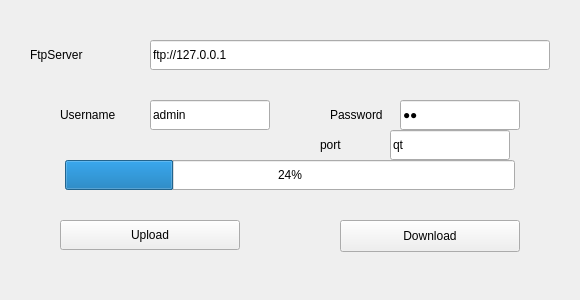
<?xml version="1.0" encoding="UTF-8"?>
<ui version="4.0">
 <class>MainWindow</class>
 <widget class="QMainWindow" name="MainWindow">
  <property name="geometry">
   <rect>
    <x>0</x>
    <y>0</y>
    <width>580</width>
    <height>300</height>
   </rect>
  </property>
  <property name="windowTitle">
   <string>FTP客户端</string>
  </property>
  <property name="windowIcon">
   <iconset>
    <normaloff>../../heart.ico</normaloff>../../heart.ico</iconset>
  </property>
  <property name="toolTipDuration">
   <number>-1</number>
  </property>
  <widget class="QWidget" name="centralWidget">
   <widget class="QLabel" name="label_ftp">
    <property name="geometry">
     <rect>
      <x>30</x>
      <y>40</y>
      <width>110</width>
      <height>30</height>
     </rect>
    </property>
    <property name="styleSheet">
     <string notr="true">font: 9pt &quot;Arial&quot;;</string>
    </property>
    <property name="text">
     <string>FtpServer</string>
    </property>
   </widget>
   <widget class="QLineEdit" name="lineEdit_ftp">
    <property name="geometry">
     <rect>
      <x>150</x>
      <y>40</y>
      <width>400</width>
      <height>30</height>
     </rect>
    </property>
    <property name="styleSheet">
     <string notr="true">font: 10pt &quot;Arial&quot;;</string>
    </property>
    <property name="text">
     <string>ftp://127.0.0.1</string>
    </property>
   </widget>
   <widget class="QLabel" name="label_user">
    <property name="geometry">
     <rect>
      <x>60</x>
      <y>100</y>
      <width>60</width>
      <height>30</height>
     </rect>
    </property>
    <property name="styleSheet">
     <string notr="true">font: 10pt &quot;Arial&quot;;</string>
    </property>
    <property name="text">
     <string>Username</string>
    </property>
   </widget>
   <widget class="QLineEdit" name="lineEdit_user">
    <property name="enabled">
     <bool>true</bool>
    </property>
    <property name="geometry">
     <rect>
      <x>150</x>
      <y>100</y>
      <width>120</width>
      <height>30</height>
     </rect>
    </property>
    <property name="styleSheet">
     <string notr="true">font: 10pt &quot;Arial&quot;;</string>
    </property>
    <property name="text">
     <string>admin</string>
    </property>
   </widget>
   <widget class="QLabel" name="label_password">
    <property name="geometry">
     <rect>
      <x>330</x>
      <y>100</y>
      <width>60</width>
      <height>30</height>
     </rect>
    </property>
    <property name="styleSheet">
     <string notr="true">font: 10pt &quot;Arial&quot;;</string>
    </property>
    <property name="text">
     <string>Password</string>
    </property>
   </widget>
   <widget class="QLineEdit" name="lineEdit_password">
    <property name="enabled">
     <bool>true</bool>
    </property>
    <property name="geometry">
     <rect>
      <x>400</x>
      <y>100</y>
      <width>120</width>
      <height>30</height>
     </rect>
    </property>
    <property name="text">
     <string>qt</string>
    </property>
    <property name="echoMode">
     <enum>QLineEdit::Password</enum>
    </property>
   </widget>
   <widget class="QProgressBar" name="progressBar">
    <property name="geometry">
     <rect>
      <x>65</x>
      <y>160</y>
      <width>450</width>
      <height>30</height>
     </rect>
    </property>
    <property name="value">
     <number>24</number>
    </property>
   </widget>
   <widget class="QPushButton" name="Btn_upload">
    <property name="geometry">
     <rect>
      <x>60</x>
      <y>220</y>
      <width>180</width>
      <height>30</height>
     </rect>
    </property>
    <property name="styleSheet">
     <string notr="true">font: 10pt &quot;Arial&quot;;</string>
    </property>
    <property name="text">
     <string>Upload</string>
    </property>
   </widget>
   <widget class="QPushButton" name="Btn_download">
    <property name="geometry">
     <rect>
      <x>340</x>
      <y>220</y>
      <width>180</width>
      <height>32</height>
     </rect>
    </property>
    <property name="styleSheet">
     <string notr="true">font: 10pt &quot;Arial&quot;;</string>
    </property>
    <property name="text">
     <string>Download</string>
    </property>
   </widget>
   <widget class="QLabel" name="label_password_2">
    <property name="geometry">
     <rect>
      <x>320</x>
      <y>130</y>
      <width>60</width>
      <height>30</height>
     </rect>
    </property>
    <property name="styleSheet">
     <string notr="true">font: 10pt &quot;Arial&quot;;</string>
    </property>
    <property name="text">
     <string>port</string>
    </property>
   </widget>
   <widget class="QLineEdit" name="port">
    <property name="enabled">
     <bool>true</bool>
    </property>
    <property name="geometry">
     <rect>
      <x>390</x>
      <y>130</y>
      <width>120</width>
      <height>30</height>
     </rect>
    </property>
    <property name="text">
     <string>qt</string>
    </property>
    <property name="echoMode">
     <enum>QLineEdit::Normal</enum>
    </property>
   </widget>
  </widget>
  <widget class="QMenuBar" name="menuBar">
   <property name="geometry">
    <rect>
     <x>0</x>
     <y>0</y>
     <width>580</width>
     <height>24</height>
    </rect>
   </property>
  </widget>
 </widget>
 <layoutdefault spacing="6" margin="11"/>
 <resources/>
 <connections/>
</ui>
